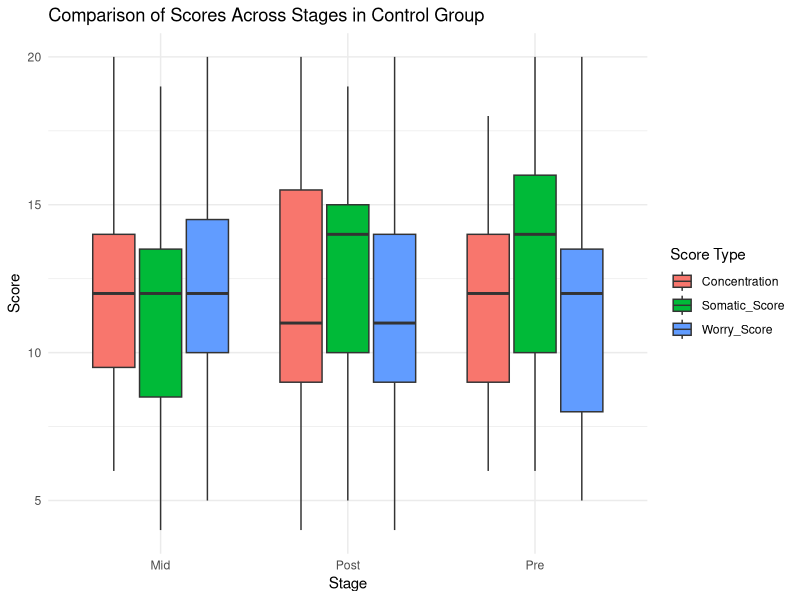
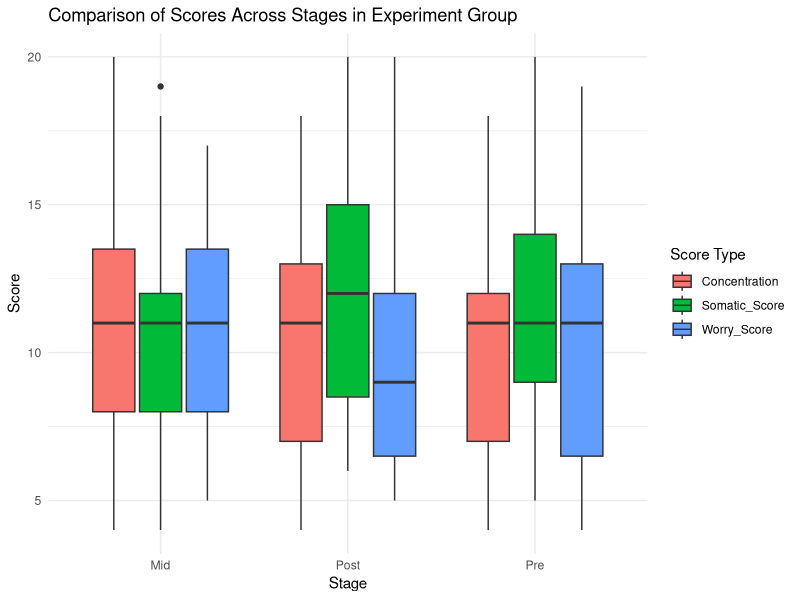
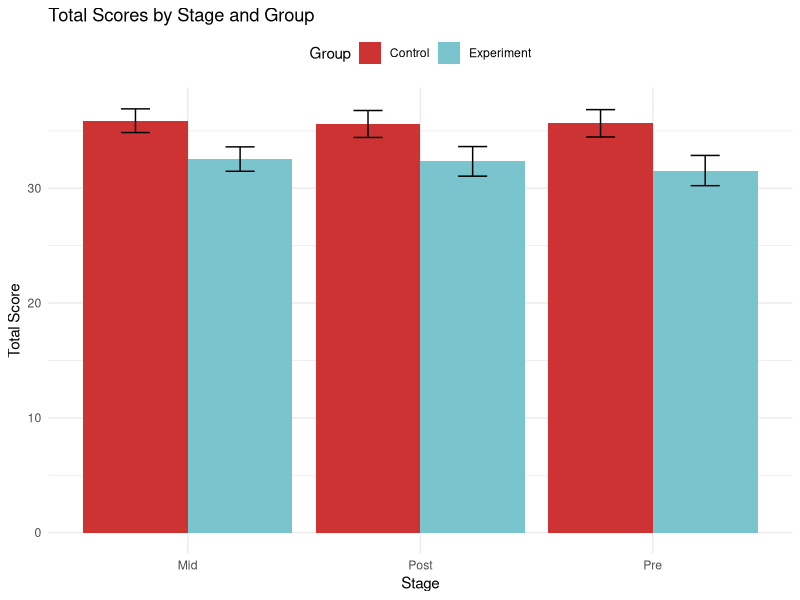
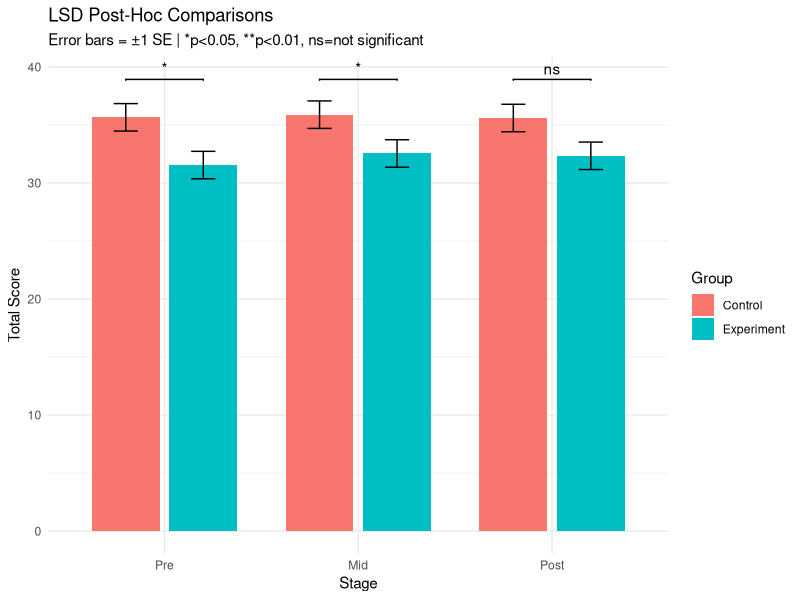

These figures' R source, in order:
## ---- chunk 1
library(ggplot2)
library(readr)
library(reshape2)
library(tidyr)
library(dplyr)
library(emmeans)
if (!require(ggsignif)) install.packages("ggsignif")
library(ggsignif)  # For significance bars


sample_size = 35 # For each group, there are 35 individuals to match the needs of power and effect size. 
## ---- chunk 2
participants <- rep(1:35, each = 3)
stage <- rep(c("Pre", "Mid", "Post"), times = 35) # Each participant does the questionnaire 3 times in total during the three stages of season (pre-season, mid-season and post-season)

# Generate normally distributed scores (range is 4-20)
somatic_score_c <- pmin(pmax(round(rnorm(35 * 3, mean = 12, sd = 4)), 4), 20)
worry_score_c <- pmin(pmax(round(rnorm(35 * 3, mean = 12, sd = 4)), 4), 20)
concentration_c <- pmin(pmax(round(rnorm(35 * 3, mean = 12, sd = 4)), 4), 20)

# Save into a table
data_control <- data.frame(
  Participants = participants,
  Somatic_Score = somatic_score_c,
  Worry_Score = worry_score_c,
  Concentration = concentration_c,
  Stage = stage
)
## ---- chunk 3
participants <- rep(1:35, each = 3)
stage <- rep(c("Pre", "Mid", "Post"), times = 35)# Each participant does the questionnaire 3 times in total during the three stages of season (pre-season, mid-season and post-season)

# Generate normally distributed scores (range is 4-20)
somatic_score_p <- pmin(pmax(round(rnorm(35 * 3, mean = 11, sd = 4)), 4), 20)
worry_score_p <- pmin(pmax(round(rnorm(35 * 3, mean = 10.5, sd = 4)), 4), 20)
concentration_p <- pmin(pmax(round(rnorm(35 * 3, mean = 10, sd = 4)), 4), 20)

# Save into a table
data_exp <- data.frame(
  Participants = participants,
  Somatic_Score = somatic_score_p,
  Worry_Score = worry_score_p,
  Concentration = concentration_p,
  Stage = stage
)
## ---- chunk 4
# Identify missing data with NA and data outside the valid range
invalid_participants_c <- unique(data_control$Participants[
  is.na(data_control$Somatic_Score) | is.na(data_control$Worry_Score) | is.na(data_control$Concentration) |
  data_control$Somatic_Score < 4 | data_control$Somatic_Score > 20 |
  data_control$Worry_Score < 4 | data_control$Worry_Score > 20 |
  data_control$Concentration < 4 | data_control$Concentration > 20
])

# Save the cleaned data frame
Clean_control <- data_control[!data_control$Participants %in% invalid_participants_c, ]
## ---- chunk 5
# Identify missing data with NA and data outside the valid range
invalid_participants_p <- unique(data_exp$Participants[
  is.na(data_exp$Somatic_Score) | is.na(data_exp$Worry_Score) | is.na(data_exp$Concentration) |
  data_exp$Somatic_Score < 4 | data_exp$Somatic_Score > 20 |
  data_exp$Worry_Score < 4 | data_exp$Worry_Score > 20 |
  data_exp$Concentration < 4 | data_exp$Concentration > 20
])

# Save the cleaned data frame
Clean_exp <- data_exp[!data_exp$Participants %in% invalid_participants_p, ]
## ---- chunk 6
head(Clean_control)
head(Clean_exp)

summary(Clean_control)
summary(Clean_exp)

# Get the sum of three scores 
data_control$Total_Score <- data_control$Somatic_Score + data_control$Worry_Score + data_control$Concentration
data_exp$Total_Score <- data_exp$Somatic_Score + data_exp$Worry_Score + data_exp$Concentration

# Mean of Control group
# Pre-Season stage
contMean_pre <- colMeans(Clean_control[Clean_control$Stage == "Pre", c("Somatic_Score", "Worry_Score", "Concentration")], na.rm = TRUE)

# Mid-Season stage
contMean_mid <- colMeans(Clean_control[Clean_control$Stage == "Mid", c("Somatic_Score", "Worry_Score", "Concentration")], na.rm = TRUE)

# Mid-Season stage
contMean_post <- colMeans(Clean_control[Clean_control$Stage == "Post", c("Somatic_Score", "Worry_Score", "Concentration")], na.rm = TRUE)


# Mean of experiment group
# Pre-Season stage
expMean_pre <- colMeans(Clean_exp[Clean_exp$Stage == "Pre", c("Somatic_Score", "Worry_Score", "Concentration")], na.rm = TRUE)

# Mid-Season stage
expMean_mid <- colMeans(Clean_exp[Clean_exp$Stage == "Mid", c("Somatic_Score", "Worry_Score", "Concentration")], na.rm = TRUE)

# Mid-Season stage
expMean_post <- colMeans(Clean_exp[Clean_exp$Stage == "Post", c("Somatic_Score", "Worry_Score", "Concentration")], na.rm = TRUE)
## ---- chunk 7
# Get the sum of scores
# For Control group
cont_pre <- rowSums(Clean_control[Clean_control$Stage == "Pre", c("Somatic_Score", "Worry_Score", "Concentration")], na.rm = TRUE)
cont_mid <- rowSums(Clean_control[Clean_control$Stage == "Mid", c("Somatic_Score", "Worry_Score", "Concentration")], na.rm = TRUE)
cont_post <- rowSums(Clean_control[Clean_control$Stage == "Post", c("Somatic_Score", "Worry_Score", "Concentration")], na.rm = TRUE)

# For Experiment group
exp_pre <- rowSums(Clean_exp[Clean_exp$Stage == "Pre", c("Somatic_Score", "Worry_Score", "Concentration")], na.rm = TRUE)
exp_mid <- rowSums(Clean_exp[Clean_exp$Stage == "Mid", c("Somatic_Score", "Worry_Score", "Concentration")], na.rm = TRUE)
exp_post <- rowSums(Clean_exp[Clean_exp$Stage == "Post", c("Somatic_Score", "Worry_Score", "Concentration")], na.rm = TRUE)

# Calculate SD and SE and save them with means into a table
sd <- data.frame(
  Stage = factor(rep(c("Pre", "Mid", "Post"), each = 2), levels = c("Pre", "Mid", "Post")),
  Group = rep(c("Control", "Experiment"), 3),
  Mean = c(mean(cont_pre), mean(exp_pre),
            mean(cont_mid), mean(exp_mid),
            mean(cont_post), mean(exp_post)),
  SD = c(sd(cont_pre), sd(exp_pre),
         sd(cont_mid), sd(exp_mid),
         sd(cont_post), sd(exp_post)),
  n = c(length(cont_pre), length(exp_pre),
        length(cont_mid), length(exp_mid),
        length(cont_post), length(exp_post))
)

# Calculate standard error
sd$SE <- sd$SD / sqrt(sd$n)
print(sd)
## ---- chunk 8
# Combine the mean values into a matrix
contMeans_table <- rbind(contMean_pre, contMean_mid, contMean_post)

# Assign row and column names
rowc <- rownames(contMeans_table) <- c("Pre-Season", "Mid-Season", "Post-Season")
colc <- colnames(contMeans_table) <- c("Somatic_Score", "Worry_Score", "Concentration")

# Convert to a data frame for better readability
contMeans_table <- as.data.frame(contMeans_table)
print(contMeans_table)
## ---- chunk 9
# Combine the mean values into a matrix
expMeans_table <- rbind(expMean_pre, expMean_mid, expMean_post)

# Assign row and column names
rowe <- rownames(expMeans_table) <- c("Pre-Season", "Mid-Season", "Post-Season")
cole <- colnames(expMeans_table) <- c("Somatic_Score", "Worry_Score", "Concentration")

# Convert to a data frame for better readability
expMeans_table <- as.data.frame(expMeans_table)
print(expMeans_table)
## ---- chunk 10
# Control Group
control_long <- tidyr::gather(Clean_control, key = "Score_Type", value = "Score", Somatic_Score, Worry_Score, Concentration)
boxplot_control <- ggplot(control_long, aes(x = Stage, y = Score, fill = Score_Type)) +
  geom_boxplot() +
  theme_minimal() +
  labs(title = "Comparison of Scores Across Stages in Control Group", x = "Stage", y = "Score", fill = "Score Type")

# Print the boxplot
print(boxplot_control)

# Experiment Group
exp_long <- tidyr::gather(Clean_exp, key = "Score_Type", value = "Score", Somatic_Score, Worry_Score, Concentration)
boxplot_exp <- ggplot(exp_long, aes(x = Stage, y = Score, fill = Score_Type)) +
  geom_boxplot() +
  theme_minimal() +
  labs(title = "Comparison of Scores Across Stages in Experiment Group", x = "Stage", y = "Score", fill = "Score Type")

# Print the boxplot
print(boxplot_exp)

## ---- chunk 11
# Mean of each stage in Control Group
contMean_total <- aggregate(Total_Score ~ Stage, data_control, mean)
print(contMean_total)

# Mean of each stage in Experiment Group
expMean_total <- aggregate(Total_Score ~ Stage, data_exp, mean)
print(expMean_total)

## ---- chunk 12
# Save the means of each stage and group
anova_table <- merge(contMean_total, expMean_total, by = "Stage", suffixes = c("_Control", "_Experiment"))
anova_table <- anova_table[order(factor(anova_table$Stage, levels = c("Pre", "Mid", "Post"))), ]
print(anova_table)

# Add group identifier to both datasets
Clean_control$Group <- "Control"
Clean_exp$Group <- "Experiment"

# Combine both datasets
combined_data <- rbind(Clean_control, Clean_exp)

# Calculate Total Score for each observation
combined_data$Total_Score <- combined_data$Somatic_Score + combined_data$Worry_Score + combined_data$Concentration

# Convert Stage and Group to factors
combined_data$Stage <- factor(combined_data$Stage, levels = c("Pre", "Mid", "Post"))
combined_data$Group <- factor(combined_data$Group)

head(combined_data) # check the new combined table

## ---- chunk 13
total_long <- pivot_longer(anova_table, 
                        cols = -Stage, 
                        names_to = "Group", 
                        values_to = "Score")

# Create the bar plot
ggplot(total_long, aes(x = Stage, y = Score, fill = Group)) +
  geom_bar(stat = "identity", position = position_dodge()) +
  scale_fill_manual(values = c("Total_Score_Control" = "brown3", 
                              "Total_Score_Experiment" = "cadetblue3"),
                    labels = c("Control", "Experiment")) +
  geom_errorbar(
    aes(ymin = sd$Mean - sd$SE, ymax = sd$Mean + sd$SE),
    position = position_dodge(width = 0.9),
    width = 0.25
  ) +
  labs(title = "Total Scores by Stage and Group",
       x = "Stage",
       y = "Total Score",
       fill = "Group") +
  theme_minimal() +
  theme(legend.position = "top")
## ---- chunk 14
# Use the table "total_long" to do ANOVA test
anova_result <- aov(Total_Score ~ Stage * Group, data = combined_data)
summary(anova_result)

# There are significant difference between the two groups of intervention (control and experiment).
## ---- chunk 15
# Get means for Group × Stage
group_stage_means <- emmeans(anova_result, ~ Group | Stage)
print(group_stage_means)

lsd_results <- pairs(group_stage_means, adjust = "none")  
print(lsd_results)

# Filter to keep only Control vs Experiment at each stage
lsd_control_vs_experiment <- lsd_results[
  grep("Control - Experiment", summary(lsd_results)$contrast),
]
print(lsd_control_vs_experiment)


# p-value in Pre-Season and Post-Season are significantly different 
# No significance found at the stage of Mid-Season. 
## ---- chunk 16
# Perform LSD comparisons (no p-value adjustment)
lsd_results <- pairs(group_stage_means, adjust = "none")
lsd_summary <- as.data.frame(lsd_results[grep("Control - Experiment", summary(lsd_results)$contrast), ])


# Calculate mean ± SE for plotting
plot_data <- summary(group_stage_means) |>
  transform(
    lower.CL = emmean - SE,
    upper.CL = emmean + SE
  )


# Plot with significance bars
ggplot(plot_data, aes(x = Stage, y = emmean, fill = Group)) +
  geom_col(position = position_dodge(width = 0.8), width = 0.7) +
  geom_errorbar(
    aes(ymin = lower.CL, ymax = upper.CL),
    position = position_dodge(width = 0.8),
    width = 0.25
  ) +
# Add significance bars manually for each stage
  geom_signif(
    y_position = max(plot_data$upper.CL) * 1.05,
    xmin = c(0.8, 1.8, 2.8),
    xmax = c(1.2, 2.2, 3.2),
    annotations = ifelse(lsd_summary$p.value < 0.05, 
                       ifelse(lsd_summary$p.value < 0.01, "**", "*"), 
                       "ns"),
    tip_length = 0.01
  ) +
  labs(
    title = "LSD Post-Hoc Comparisons",
    subtitle = "Error bars = ±1 SE | *p<0.05, **p<0.01, ns=not significant",
    x = "Stage",
    y = "Total Score",
    fill = "Group"
  ) +
  scale_fill_manual(values = c("Control" = "#F8766D", "Experiment" = "#00BFC4")) +
  theme_minimal()
